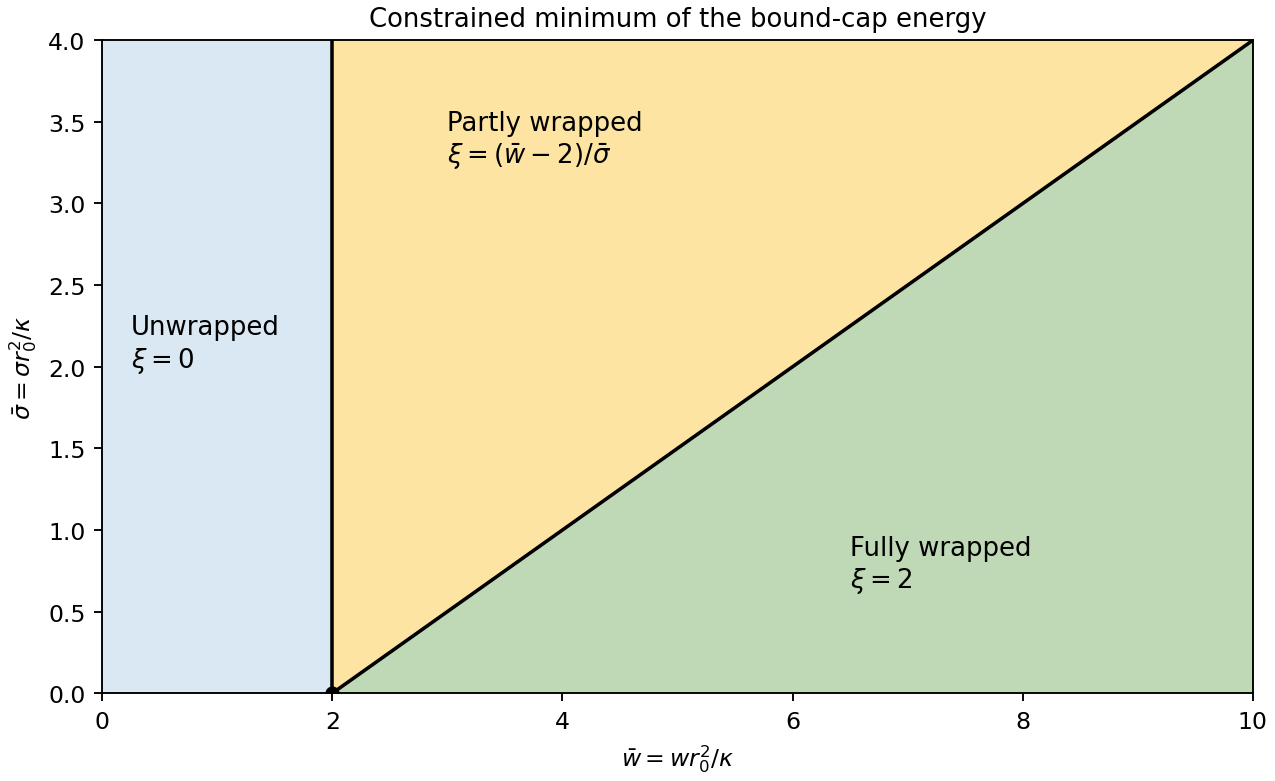

Here is the Python script that generated this plot:
"""Original phase diagram from analytic constrained energy minimization."""
import numpy as np
import matplotlib.pyplot as plt
from matplotlib.colors import ListedColormap
plt.rcParams.update({'font.size':10,'axes.titlesize':11})
x=np.linspace(0,10,700);y=np.linspace(.00001,4,500);X,Y=np.meshgrid(x,y);reg=np.where(X<=2,0,np.where(X>=2+2*Y,2,1))
fig,ax=plt.subplots(figsize=(7.5,4.6),layout='constrained');ax.pcolormesh(X,Y,reg,cmap=ListedColormap(['#d9e8f2','#fde4a2','#bfd8b5']),shading='auto',vmin=0,vmax=2,rasterized=True)
ax.axvline(2,color='black',lw=1.5);ax.plot([2,10],[0,4],color='black',lw=1.5)
ax.text(.25,2,'Unwrapped\n'+r'$\xi=0$',fontsize=11);ax.text(3,3.25,'Partly wrapped\n'+r'$\xi=(\bar w-2)/\bar\sigma$',fontsize=11);ax.text(6.5,.65,'Fully wrapped\n'+r'$\xi=2$',fontsize=11)
ax.plot(2,0,'ko',ms=5);ax.set(xlim=(0,10),ylim=(0,4),xlabel=r'$\bar w=wr_0^2/\kappa$',ylabel=r'$\bar\sigma=\sigma r_0^2/\kappa$',title='Constrained minimum of the bound-cap energy')
fig.savefig('paper-1-wrapping-phases.png',dpi=170,facecolor='white');plt.close(fig)
